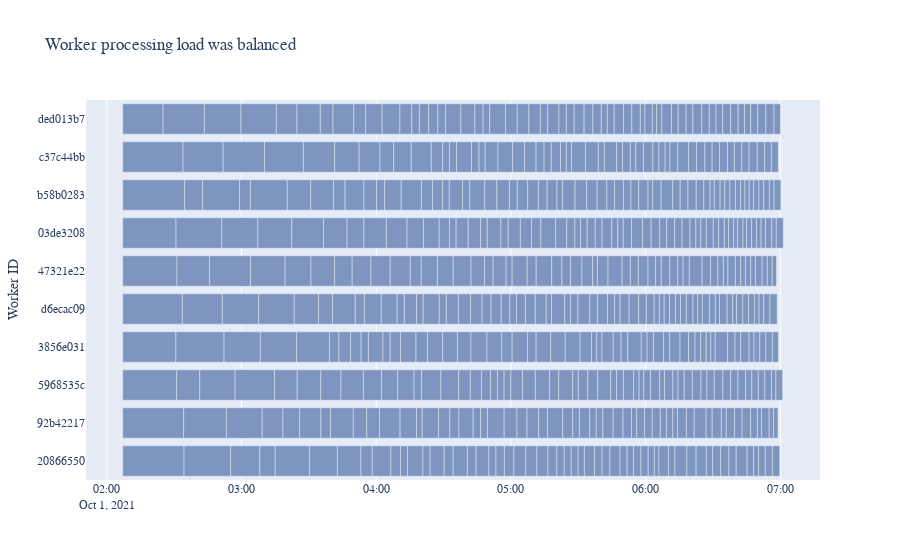

Notebook code cell kept with this figure:
### Code cell
subset_timings_fig.update_layout(font_family='Arial')

### Figure 1 — Plotly figure (JSON) as saved in the notebook; plotly's stock layout.template omitted (floating-point values rounded to 4 significant figures; data arrays with more than 128 entries replaced by an {"elided": "..."} marker saying what was removed)
{"data": [{"alignmentgroup": "True", "base": {"elided": "547 str values"}, "hovertemplate": "start_time=%{base}<br>stop_time=%{x}<br>Worker ID=%{y}<extra></extra>", "legendgroup": "", "marker": {"color": "#7E95C0"}, "name": "", "offsetgroup": "", "orientation": "h", "showlegend": false, "textposition": "auto", "type": "bar", "x": {"elided": "547 int values"}, "xaxis": "x", "y": {"elided": "547 str values"}, "yaxis": "y"}], "layout": {"barmode": "overlay", "font": {"family": "Arial"}, "legend": {"tracegroupgap": 0}, "title": {"text": "Worker processing load was balanced"}, "xaxis": {"anchor": "y", "domain": [0, 1], "type": "date"}, "yaxis": {"anchor": "x", "domain": [0, 1], "title": {"text": "Worker ID"}}}}
